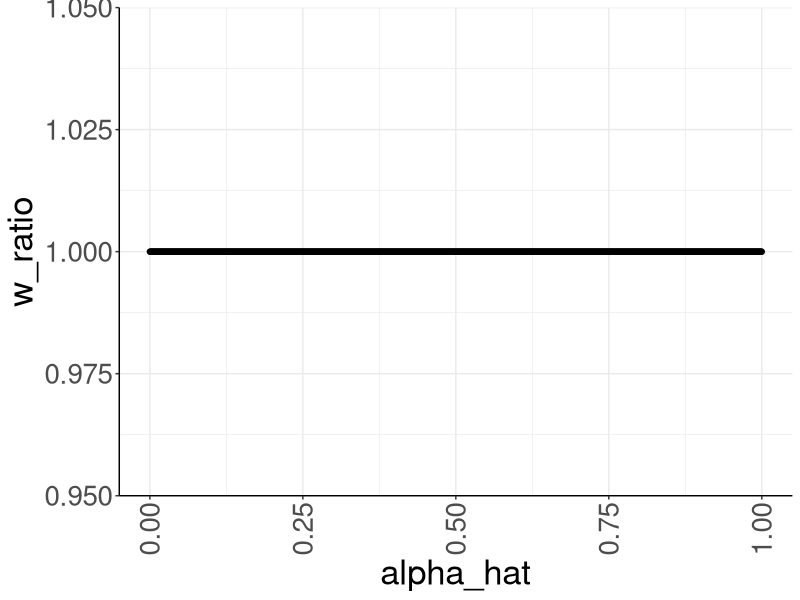
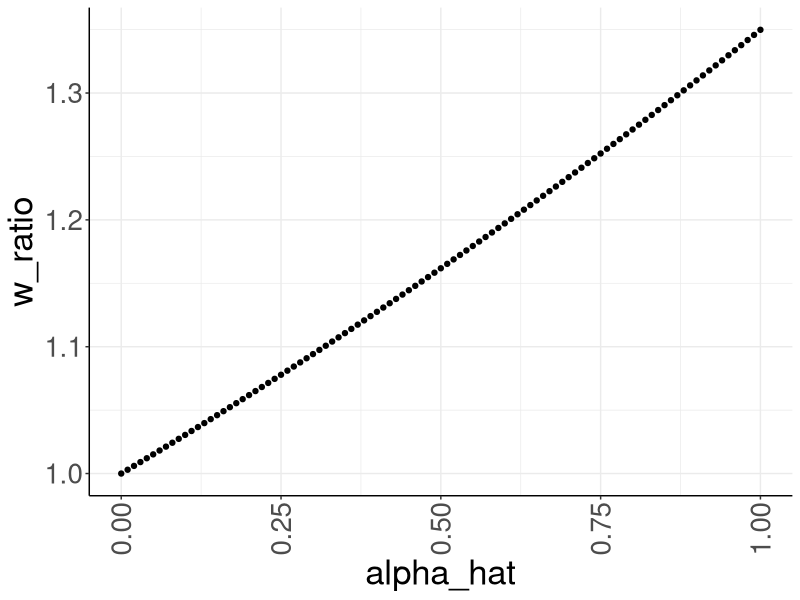

Recreate these plots in R, in order.
## ---- chunk 1

library(ggplot2)
library(dplyr)


# Set up custom theme for ggplots
custom_theme <-
  list(
    theme_bw() +
      theme(
        panel.border = element_blank(),
        axis.line = element_line(),
        text = element_text(size = 25),
        legend.position = "bottom",
        strip.background = element_blank(),
        axis.text.x = element_text(angle = 90, hjust = 1, vjust = 0.5)
      )
  )

## ---- chunk 2

sex_bias_survive_ratio = function(s_m,
                                  s_f,
                                  alpha_m,
                                  alpha_f,
                                  mu_f,
                                  mu_m,
                                  h){
  
return(
  
exp(
    sum(
         (s_m*alpha_m - 2*h*s_f*alpha_f)*(2*mu_f+mu_m)/(2*h*s_f+s_m)
                                                                    )
                                                                      )
  
)
  
}


## ---- chunk 3


sex_bias_survive_ratio_2 = function(u_x,
                                    alpha_hat,
                                    h){
  
  h_hat = mean(h)
  
  w_ratio = exp(
    
                3*u_x*alpha_hat*(
                                (1-h_hat)/(1+h_hat) + 
                                                      (8*var(h))/((1+2*h_hat)^3) 
                                                                                 )
  
                                                                                   )  


return(
        data.frame(w_ratio = w_ratio,
                   alpha_hat = alpha_hat, 
                   var_h = var(h),
                   h_hat = h_hat,
                   u_x = u_x) 
)
  
}


sex_bias_survive_ratio_2(u_x = 0.1, 
                         alpha_hat = seq(from = 0, to = 1, by = 0.001), 
                         h = rep(1,100)) %>% 
  ggplot(aes(x=alpha_hat,y=w_ratio)) + 
  geom_point() + 
  custom_theme



sex_bias_survive_ratio_2(u_x = 0.1, 
                         alpha_hat = seq(from = 0, to = 1, by = 0.01), 
                         h = rep(0,100)) %>% 
  ggplot(aes(x=alpha_hat,y=w_ratio)) + 
  geom_point() + 
  custom_theme

## ---- chunk 4

sex_bias_survive_ratio_3 = function(u_x,
                                    alpha_hat_f,
                                    h,
                                    beta){
  
  h_hat = mean(h)
  
  
return(
  exp(
  3*
    u_x*(
          (
            (alpha_hat_f)*(1-2*h_hat)
                                      )/(
                                          beta + 2*h_hat
                                                         )
                                                          )*
    (1 + 
         (
           (4*var(h))(beta+1)
                              )/(
                                   (1-2*h_hat)*(
                                                  (beta + 2*h_hat)^2)
                                                                      )
                                                                       )
  
  )
)
  
                                    }

